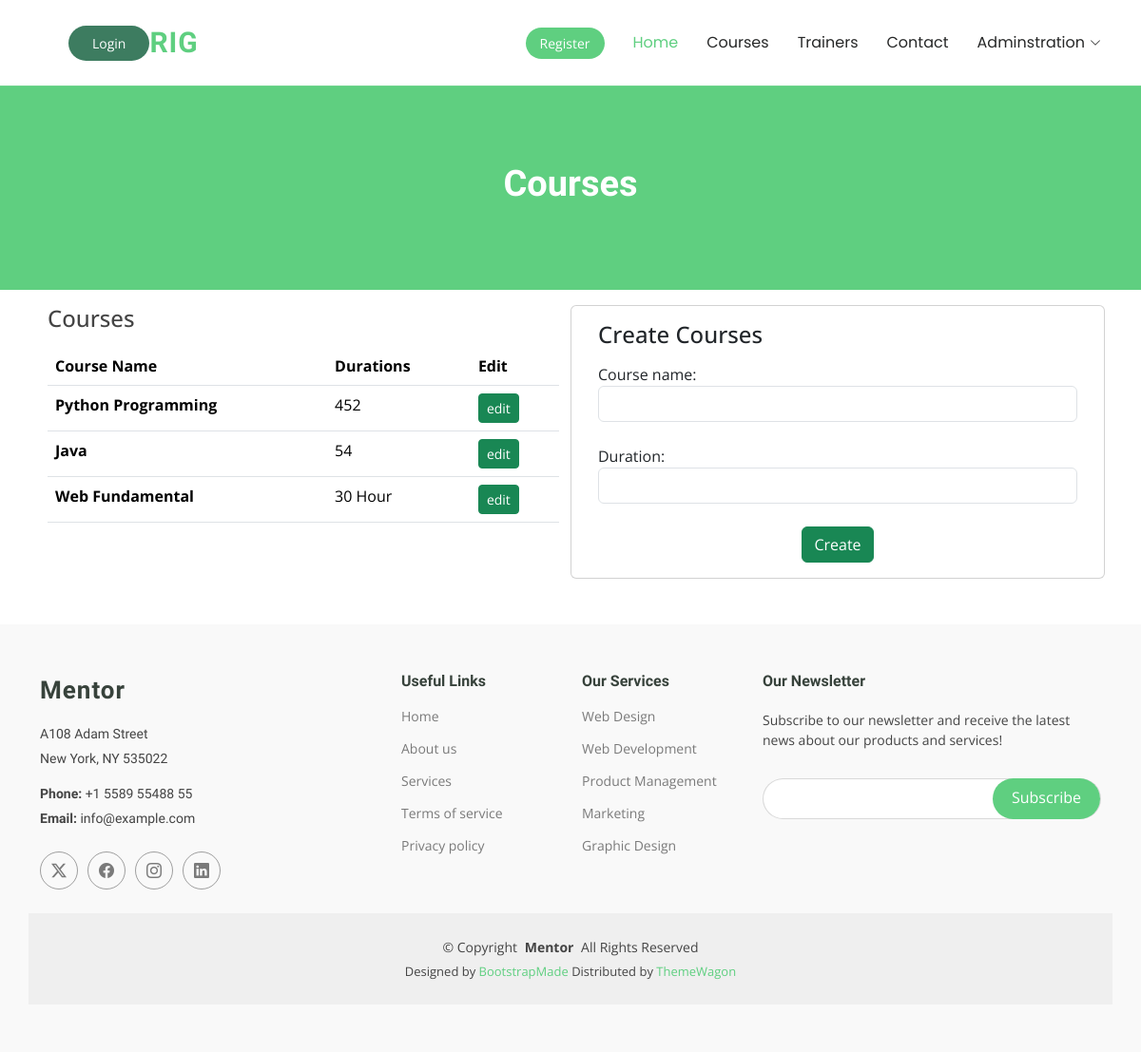
Page /courses/ on the earlier database version.
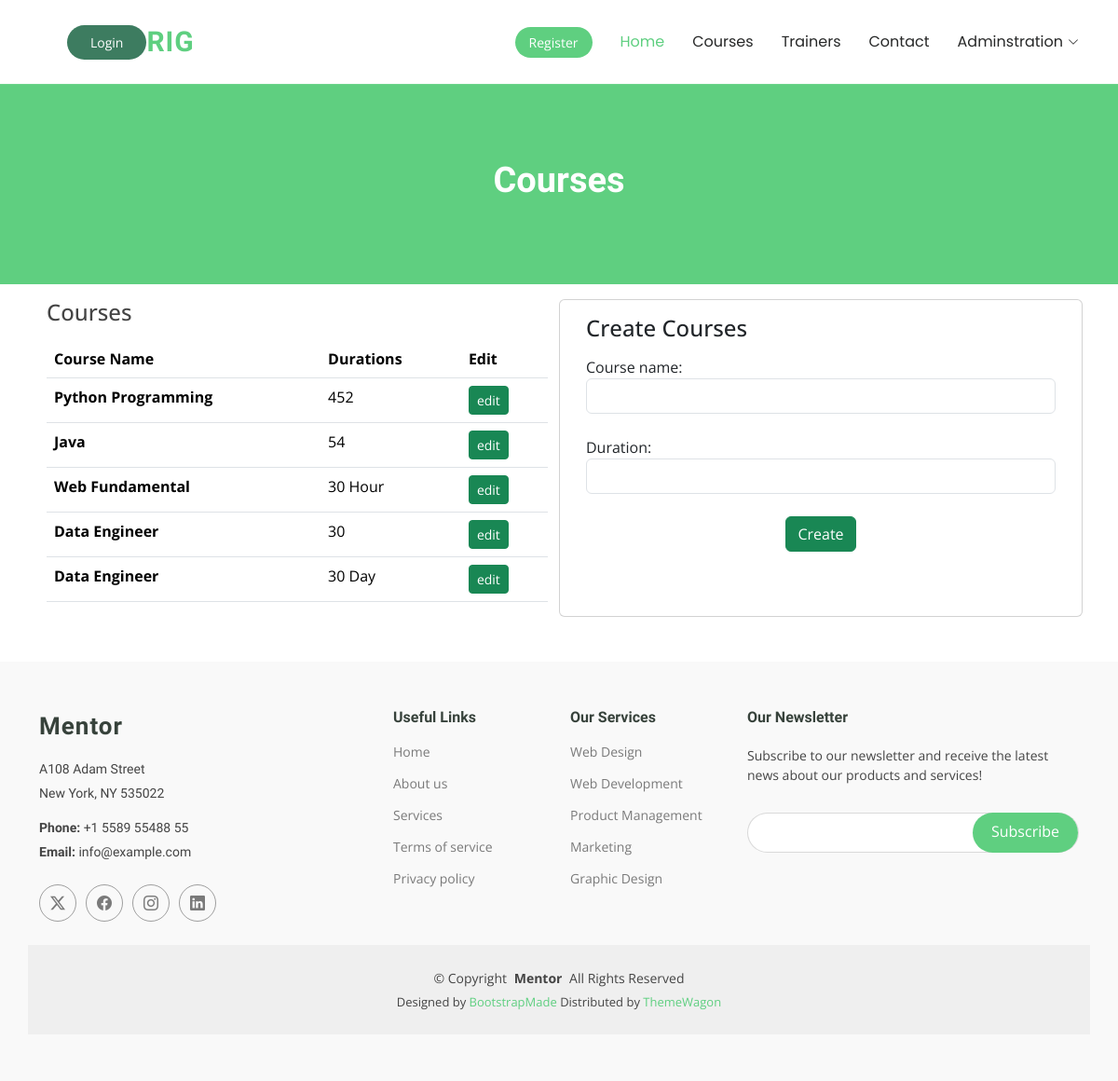
Same page on the later database version.
### myapp/models.py (models this page shows, shortened)
class Courses(models.Model):
    image = models.ImageField(upload_to='course_photo', blank=True, null=True)
    course_name = models.CharField(max_length=255)
    duration = models.CharField(max_length=255)
    description = models.TextField(blank=True, null=True)
    created_at = models.DateTimeField(auto_now_add=True)
    updated_at = models.DateTimeField(auto_now=True)

### myapp/views.py (the view, shortened to what this page needs)
# urls.py: path('courses/', CoursesView.as_view(), name='CoursesView'),
class CoursesView(View):
    def get(self, request):
        fm = CourseCreateForm()
        courses = Courses.objects.all()
        context = {'fm':fm, 'courses':courses}
        return render(request, 'CoursesView.html', context)

### myapp/forms.py
class CourseCreateForm(forms.ModelForm):
    class Meta:
        model = Courses
        fields = ['course_name', 'duration']
        widgets = {
            'course_name': forms.TextInput(attrs={'class': 'form-control'}),
            'duration': forms.TextInput(attrs={'class': 'form-control'}),
        }

### templates/CoursesView.html (shortened to what this page needs)
{% extends 'base.html' %}
{% load static %}
{% block content %}
<main class="main">
    <div class="page-title" data-aos="fade">
      <div class="heading">
        <div class="container">
          <div class="row d-flex justify-content-center text-center">
            <div class="col-lg-8">
              <h1>Courses </h1>
            </div>
          </div>
        </div>
      </div>
    </div>
    <section id="contact" class="contact section">
      <div class="container" data-aos="fade-up" data-aos-delay="100">
        <div class="row gy-4 p-2">
          <div class="col-lg-6">
            <div class="mb-3 h4">Courses</div>
            <table class="table">
                <thead>
                  <tr>
                    <th scope="col">Course Name</th>
                    <th scope="col">Durations</th>
                    <th scope="col">Edit</th>
                  </tr>
                </thead>
                <tbody>
                    {% for i in courses %}
                  <tr>
                    <th scope="row"> {{i.course_name}}</th>
                    <td>{{i.duration}}</td>
                    <td><a href="#" class="btn btn-sm btn-success">edit</a></td>
                  </tr>
                  {% endfor %}
                </tbody>
              </table>
          </div>
          <div class="col-lg-6 card">
            <div class="card-body">
                <div class="card-title h4 mb-3">Create Courses</div>
            <form action="{% url 'CoursesView' %}" method="post" class="php-email-form1" enctype="multipart/form-data">{% csrf_token %}
              <div class="row gy-4">
                {{fm}}
                <div class="col-md-12 text-center">
                  <button type="submit" class="btn btn-success">Create</button>
                </div>
              </div>
            </form>
        </div>
          </div>
        </div>
      </div>
    </section>
  </main>
{% endblock content %}

Differences in the rows shown:
added Courses: course_name "Data Engineer", duration "30"
added Courses: course_name "Data Engineer", duration "30 Day"
